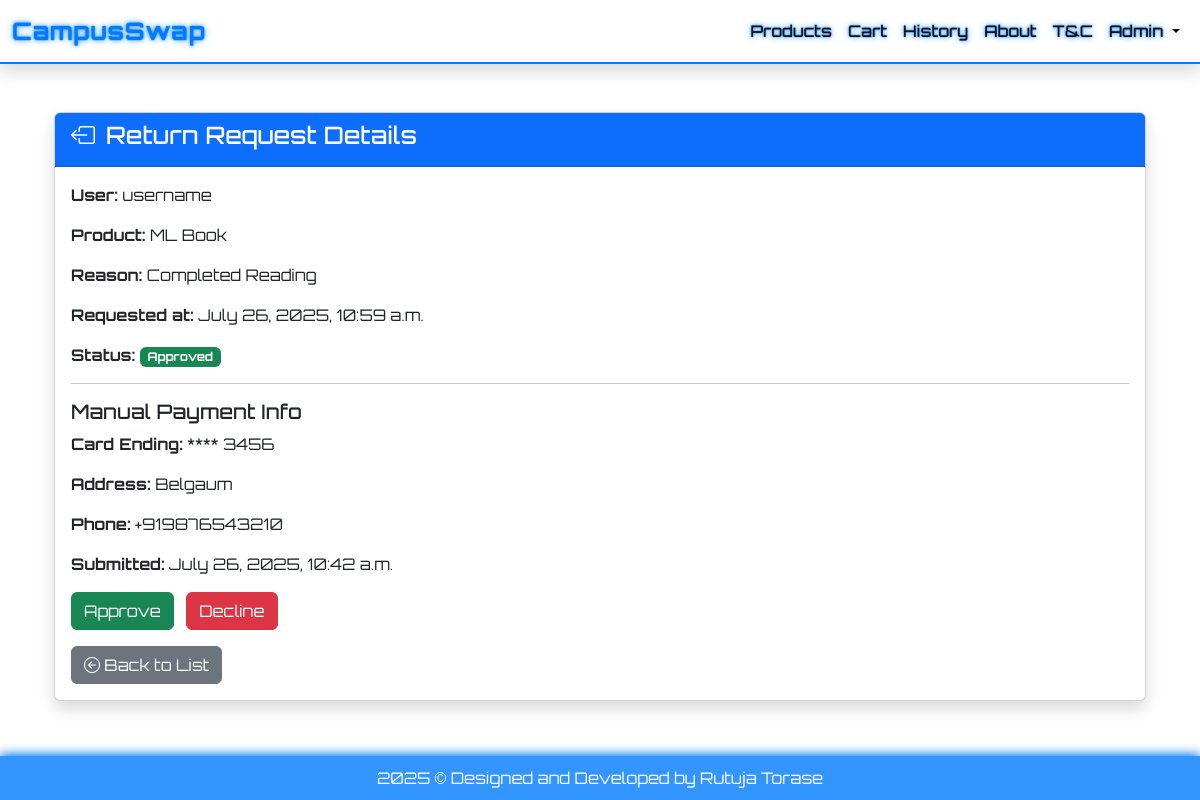
Page /return-request/1/ (signed in) on the committed database.
### myapp/models.py (models this page shows, shortened)
class ReturnProduct(models.Model):
    user = models.ForeignKey(User, on_delete=models.CASCADE)
    product = models.ForeignKey(Product, on_delete=models.CASCADE)
    reason = models.TextField()
    image = models.ImageField(upload_to='returns/', blank=True, null=True)
    requested_at = models.DateTimeField(auto_now_add=True)
    approved = models.BooleanField(default=False)  # For admin/staff use

class Product(models.Model):
    user = models.ForeignKey(User, on_delete=models.CASCADE)  # Seller
    title = models.CharField(max_length=200)
    image = models.ImageField(upload_to='products/')
    description = models.TextField()
    cost = models.DecimalField(max_digits=10, decimal_places=2)
    created_at = models.DateTimeField(auto_now_add=True)
    category = models.ForeignKey(Category, on_delete=models.SET_NULL, null=True)
    is_sold = models.BooleanField(default=False)

class ManualPaymentInfo(models.Model):
    user = models.ForeignKey(User, on_delete=models.CASCADE)
    card_number = models.CharField(max_length=16)
    cvv = models.CharField(max_length=4)
    expiry = models.CharField(max_length=5)
    address = models.TextField()
    phone = models.CharField(max_length=15)
    submitted_at = models.DateTimeField(auto_now_add=True)

### myapp/views.py (the view, shortened to what this page needs)
# urls.py: path("return-request/<int:return_id>/", return_request_detail, name="return_request_detail"),
@user_passes_test(is_staff)
def return_request_detail(request, return_id):
    return_request = get_object_or_404(ReturnProduct, id=return_id)
    manual_payment = ManualPaymentInfo.objects.filter(user=return_request.user).first()
    return render(request, "return/return_request_detail.html", {
        "return_request": return_request,
        "manual_payment": manual_payment
    })

### myapp/views.py (called while the page is built)
def is_staff(user):
    return user.is_staff

### templates/return/return_request_detail.html (shortened to what this page needs)
{% extends "base.html" %}
{% load static %}
{% block content %}
<div class="container mt-4">
    <div class="card shadow">
        <div class="card-header bg-primary text-white">
            <h4><i class="bi bi-box-arrow-left me-1"></i> Return Request Details</h4>
        </div>
        <div class="card-body">
            <p><strong>User:</strong> {{ return_request.user.username }}</p>
            <p><strong>Product:</strong> {{ return_request.product.title }}</p>
            <p><strong>Reason:</strong> {{ return_request.reason }}</p>
            <p><strong>Requested at:</strong> {{ return_request.requested_at }}</p>
            <p><strong>Status:</strong>
                {% if return_request.approved %}
                    <span class="badge bg-success">Approved</span>
                {% else %}
                    <span class="badge bg-danger">Not Approved</span>
                {% endif %}
            </p>
            <hr>
            {% if manual_payment %}
                <h5>Manual Payment Info</h5>
                <p><strong>Card Ending:</strong> **** {{ manual_payment.card_number|slice:"-4:" }}</p>
                <p><strong>Address:</strong> {{ manual_payment.address }}</p>
                <p><strong>Phone:</strong> {{ manual_payment.phone }}</p>
                <p><strong>Submitted:</strong> {{ manual_payment.submitted_at }}</p>
            {% else %}
                <p class="text-muted">No manual payment info found.</p>
            {% endif %}
            <form method="post" class="mt-3 d-inline">
                <button name="action" value="approve" class="btn btn-success me-2">Approve</button>
                <button name="action" value="decline" class="btn btn-danger me-2">Decline</button>
            </form>
            <br>
            <a href="{% url 'return_request_list' %}" class="btn btn-secondary mt-3">
                <i class="bi bi-arrow-left-circle"></i> Back to List
            </a>
        </div>
    </div>
</div>
{% endblock %}

### templates/base.html (shortened to what this page needs)
{% load static %}
<!DOCTYPE html>
<html lang="en">
<head>
  <link href="https://cdn.jsdelivr.net/npm/bootstrap@5.3.3/dist/css/bootstrap.min.css" rel="stylesheet">
  <link href="https://cdn.jsdelivr.net/npm/bootstrap-icons@1.11.3/font/bootstrap-icons.css" rel="stylesheet">
</head>
<body>
  <nav class="navbar navbar-expand-lg sticky-top glassy-navbar shadow">
    <div class="container-fluid">
      <a class="navbar-brand text-glow" href="/">CampusSwap</a>
      <div class="collapse navbar-collapse" id="navbarNav">
        <ul class="navbar-nav ms-auto mb-2 mb-lg-0 align-items-center">
          <li class="nav-item"><a class="nav-link text-glow" href="{% url 'product_list' %}">Products</a></li>
          <li class="nav-item"><a class="nav-link text-glow" href="{% url 'cart' %}">Cart</a></li>
          <li class="nav-item"><a class="nav-link text-glow" href="{% url 'bought_history' %}">History</a></li>
          <li class="nav-item"><a class="nav-link text-glow" href="{% url 'about' %}">About</a></li>
          <li class="nav-item"><a class="nav-link text-glow" href="{% url 'terms_and_conditions' %}">T&C</a></li>
          {% if user.is_authenticated %}
            <li class="nav-item dropdown">
              <a class="nav-link dropdown-toggle text-glow" href="#" role="button" data-bs-toggle="dropdown">
                {{ user.username|title }}
              </a>
            </li>
          {% else %}
            <li class="nav-item"><a class="nav-link text-glow" href="{% url 'login' %}">Login</a></li>
            <li class="nav-item"><a class="nav-link text-glow" href="{% url 'signup' %}">Register</a></li>
          {% endif %}
        </ul>
      </div>
    </div>
  </nav>
  <div class="container py-4">
    {% block content %}{% endblock %}
  </div>
  <footer>
    2025 © Designed and Developed by Rutuja Torase
  </footer>
</body>
</html>

### rows in the picture
ReturnProduct: user.username "username", product "ML Book", reason "Completed Reading", requested_at "July 26, 2025, 10:59 a.m."
ManualPaymentInfo: card_number "3456", address "Belgaum", phone "+919876543210", submitted_at "July 26, 2025, 10:42 a.m."

### other values in the picture
{{ user.username|title }} "Admin"
